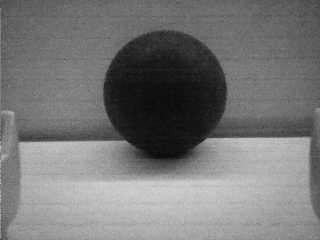
#> input picture imgs/test01.bmp, 320 x 240 px
$ python -i find_ball.py   (imports and definitions only)
#> lines starting #> are read from the running program, lines starting #| are printed output that depends on the picture
#> further down, picture is the input picture: shape (240, 320, 3); min 8, max 211, mean 117.9
#!/usr/bin/env python3

# I used OpenCV2 documentation for python for this lab
# Paras Jain, Connor Lindquist

import cv2
import sys
import copy

import numpy as np

try:
    from PIL import Image, ImageDraw, ImageFont
except ImportError:
    sys.exit('install Pillow to run this code')


def find_ball(opencv_image, debug=False):
    """Find the ball in an image.

        Arguments:
        opencv_image -- the image
        debug -- an optional argument which can be used to control whether
                debugging information is displayed.

        Returns [x, y, radius] of the ball, and [0,0,0] or None if no ball is found.
    """
#> called with debug = False

    ball = None

    image = opencv_image.copy()

    image = cv2.GaussianBlur(image, (9, 9), 1, 1)
    image = cv2.normalize(opencv_image, opencv_image, alpha=0, beta=255, norm_type=cv2.NORM_MINMAX)
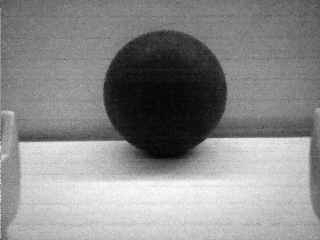
#> image: shape (240, 320, 3); min 0, max 255, mean 138.1

    image = cv2.medianBlur(image, 13)
    image = cv2.GaussianBlur(image, (13, 13), 2.5, 2.5)
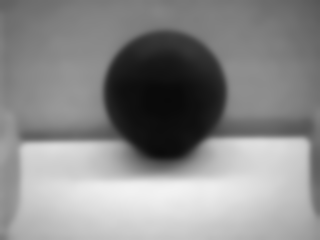
#> image: shape (240, 320, 3); min 9, max 242, mean 138.2

#> (the run stopped early here; a loop or call above may not have finished)

$ run again, on imgs/test03.bmp
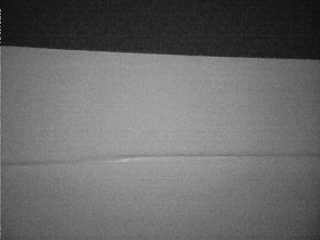
#> input picture imgs/test03.bmp, 320 x 240 px
#> picture is the input picture: shape (240, 320, 3); min 0, max 186, mean 104.9
#> in find_ball, `image = cv2.normalize(opencv_image, opencv_image, alpha=0, beta=255, n..`:
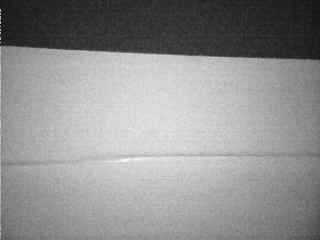
#> image: shape (240, 320, 3); min 0, max 255, mean 143.8
#> in find_ball, `image = cv2.GaussianBlur(image, (13, 13), 2.5, 2.5)`:
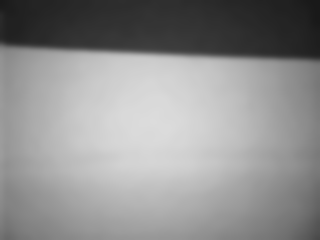
#> image: shape (240, 320, 3); min 25, max 220, mean 143.9

$ run again, on imgs/test05.bmp
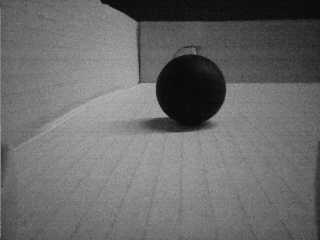
#> input picture imgs/test05.bmp, 320 x 240 px
#> picture is the input picture: shape (240, 320, 3); min 0, max 182, mean 106.5
#> in find_ball, `image = cv2.normalize(opencv_image, opencv_image, alpha=0, beta=255, n..`:
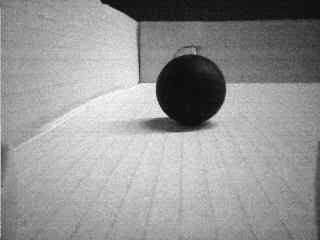
#> image: shape (240, 320, 3); min 0, max 255, mean 149.3
#> in find_ball, `image = cv2.GaussianBlur(image, (13, 13), 2.5, 2.5)`:
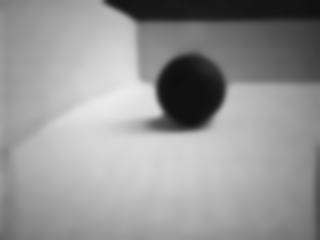
#> image: shape (240, 320, 3); min 14, max 234, mean 149.6

$ run again, on imgs/test07.bmp
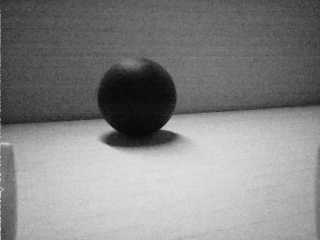
#> input picture imgs/test07.bmp, 320 x 240 px
#> picture is the input picture: shape (240, 320, 3); min 0, max 226, mean 133.3
#> in find_ball, `image = cv2.normalize(opencv_image, opencv_image, alpha=0, beta=255, n..`:
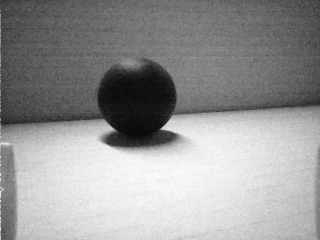
#> image: shape (240, 320, 3); min 0, max 255, mean 150.4
#> in find_ball, `image = cv2.GaussianBlur(image, (13, 13), 2.5, 2.5)`:
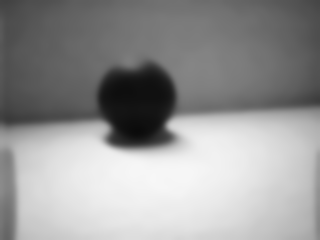
#> image: shape (240, 320, 3); min 11, max 247, mean 150.6
